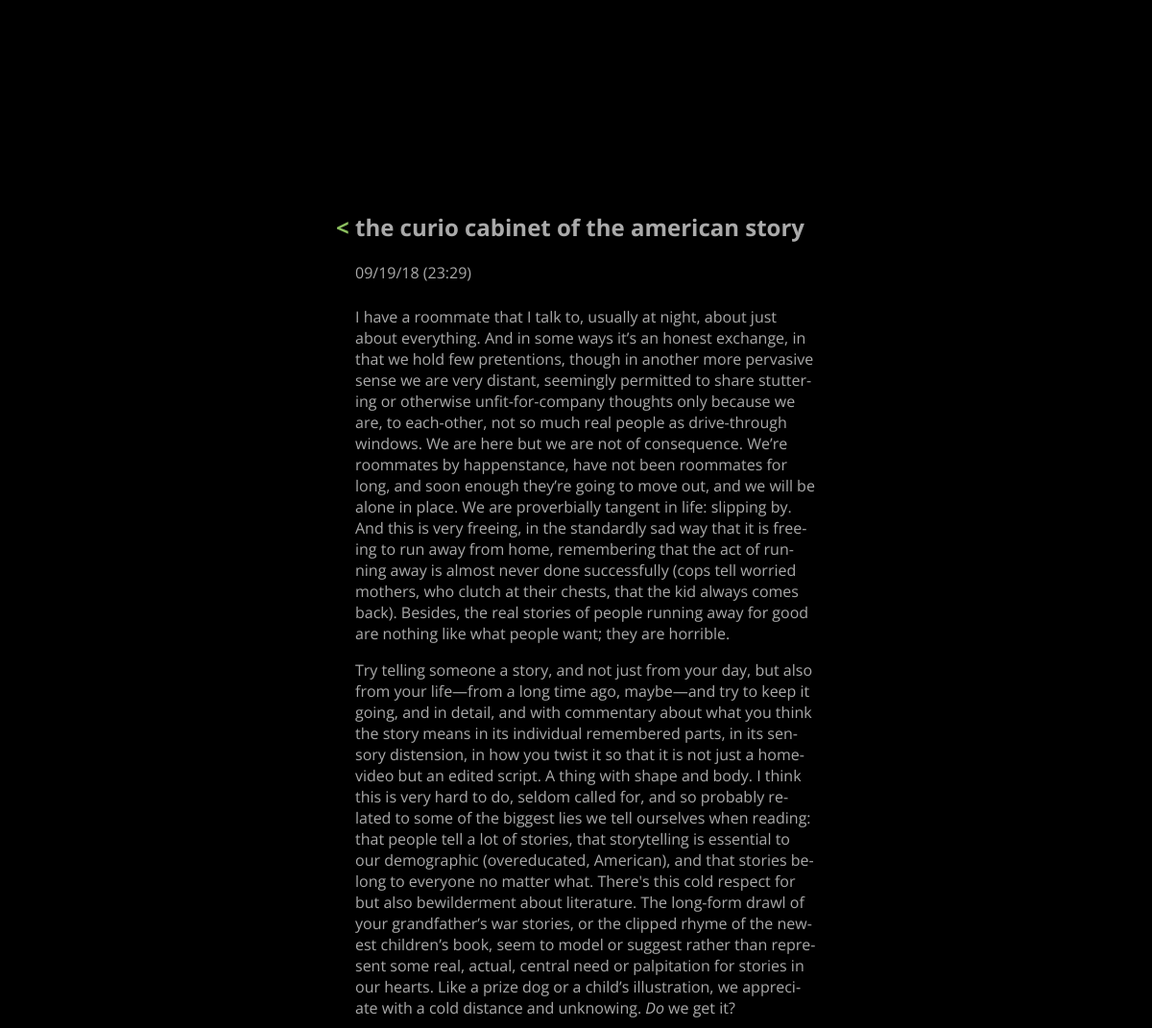
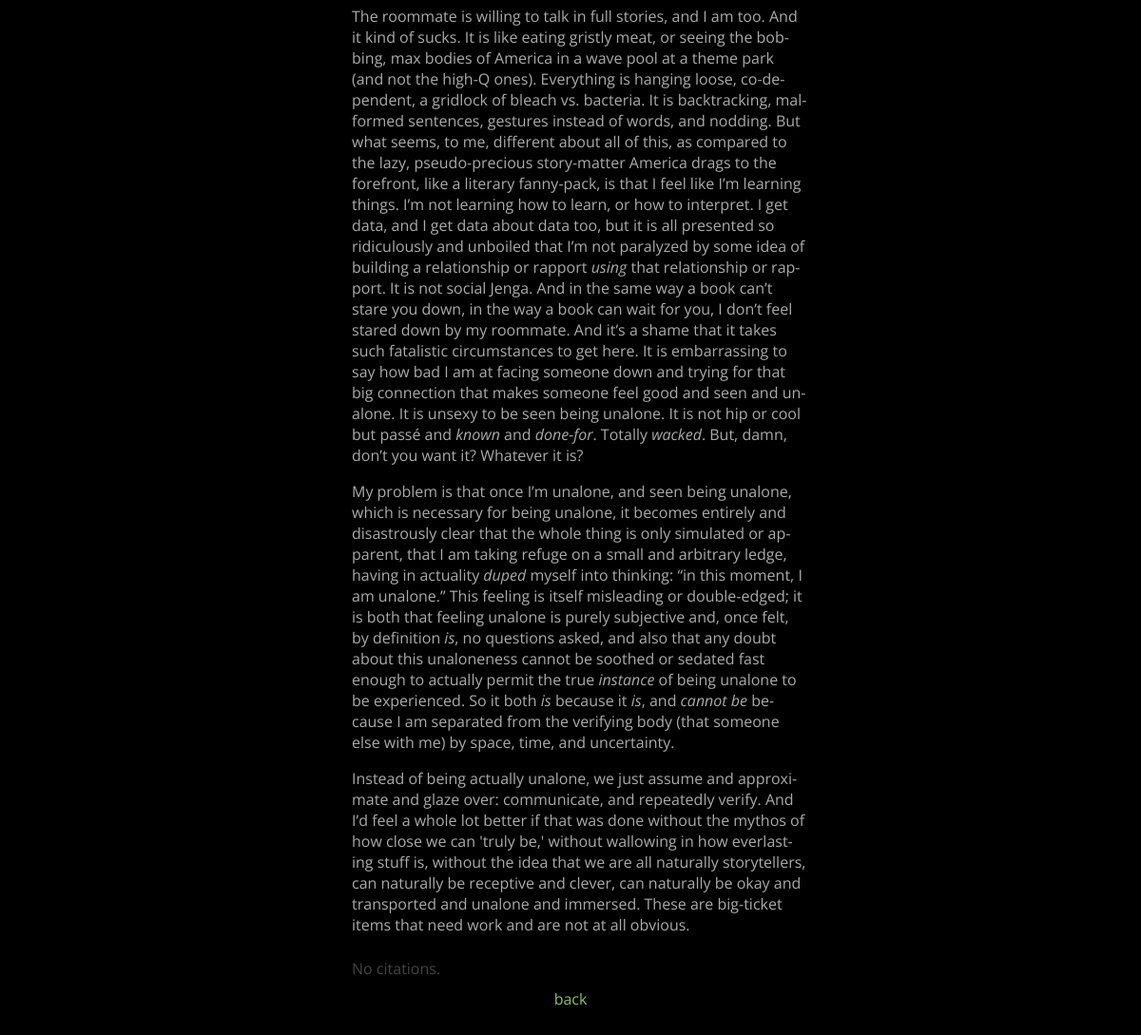
Page /status/26/ on the committed database (2 pictures, top to bottom).
### status/models.py (models this page shows, shortened)
class StatusObject(models.Model):
    class StatusType(models.TextChoices):
        TECH_STATUS = 'T', _('Technical Status')
        LIT_STATUS  = 'L', _('Literature Status')
        NEUT_STATUS = 'N', _('Neutral Status')
    status_type = models.CharField(
        max_length = 1,
        choices    = StatusType.choices,
        default    = StatusType.NEUT_STATUS,
    )
    status_title = models.CharField(max_length=200, default="update")
    description  = models.CharField(max_length=500, default="no description")
    status_text  = models.TextField(max_length=10000, default="There is no text.")
    pub_date     = models.DateTimeField('date published', default=timezone.now)
    cited_works  = models.ManyToManyField('library.LibraryObject', blank=True)

### status/views.py (the view)
# urls.py: path("<int:status_id>/", views.individual, name="individual"),
def individual(request, status_id):
	status = get_object_or_404(StatusObject, pk=status_id)
	cited_works = status.cited_works.all()
	return render(request, 'status/individual_status.html', {'status' : status, 'cited_works' : cited_works})

### status/templates/status/individual_status.html (shortened to what this page needs)
{% extends 'base/base.html' %}
{% block content %}
	<div class="heading">
	</div>
	{% if status %}
		<div class="sub-heading">
			<h2>
				<a href="{% url 'status:index' %}">< </a>{{ status.status_title }}
			</h2>
		</div>
		<div class="info">
			<div class="info_date">
				{{ status.pub_date|date:"m/d/y (H:i)" }}
			</div>
			<div class="info_text">
				{{ status.status_text|safe }}
			</div>
		</div>
	{% else %}
		<div class="info">
			<p>No note is available.</p>
		</div>
	{% endif %}
	<div class="citations">
	{% if cited_works %}
		{% for elem in cited_works %}
			<span class="info_text">
				<a href="{% url 'library:individual' elem.pk %}">{{ elem.title }} – {{ elem.author }}</a>
			</span>
			<br>
		{% endfor %}
	{% else %}
		<span class="info_text">
			No citations.
		</span>
	{% endif %}
	</div>
	<div class="nav">
		<a href="{% url 'status:index' %}">back</a>
	</div>
{% endblock %}

### base/static/base/css/mobile.css (style rules this page uses)
html, body { background-color: black; color: #AAA; font-family: 'Open Sans', sans-serif; overflow: hidden; }
a { color: #8cc05f; text-decoration: none; }
span { color: #444; }
.heading { color:#AAA; padding-top: 100px; width: 100%; display: block; margin: auto; }
.sub-heading { color:#AAA; display: block; margin: auto; width: 100%; }
.info { color: #AAA; margin: auto; width: 100%; text-align: left; -webkit-hyphens: auto; -moz-hyphens: auto; hyphens: auto; }
.nav { padding-top: 10px; padding-bottom: 50px; margin: auto; text-align: center; }
.info_text { padding-bottom: 0.5em; }
.info_date { padding-bottom: 0.5em; }

### base/static/base/css/main.css (style rules this page uses)
html, body { background-color: black; color: #AAA; font-family: 'Open Sans', sans-serif; overflow: hidden; }
a { color: #8cc05f; text-decoration: none; }
span { color: #444; }
.heading { color:#AAA; padding-top: 200px; width: 500px; display: block; margin: auto; }
.sub-heading { color:#AAA; display: block; margin: auto; width: 500px; }
.info { color: #AAA; margin: auto; width: 480px; text-align: left; -webkit-hyphens: auto; -moz-hyphens: auto; hyphens: auto; padding-left: 20px; }
.nav { padding-top: 10px; padding-bottom: 50px; margin: auto; text-align: center; }
.citations { padding-left: 20px; }
.info_text { padding-bottom: 0.5em; }
.info_date { padding-bottom: 0.5em; }

### rows in the picture
StatusObject: status_title "the curio cabinet of the american story", pub_date "09/19/18 (23:29)", status_text "I have a roommate that I talk to, usually at night, about just about everything. And in some ways it’s an honest exchange, in that we hold few pretentions, though in another more pervasive sense we are very distant, seemingly permitted to share stuttering or otherwise unfit-for-company thoughts only because we are, to each-other, not so much real people as drive-through windows. We are here but we are not of consequence. We’re roommates by happenstance, have not been roommates for long, and soon enough they’re going to move out, and we will be alone in place. We are proverbially tangent in life: slipping by. And this is very freeing, in the standardly sad way that it is freeing to run away…"
